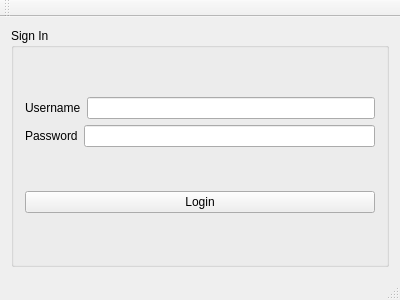
<?xml version="1.0" encoding="UTF-8"?>
<ui version="4.0">
 <class>MainWindow</class>
 <widget class="QMainWindow" name="MainWindow">
  <property name="geometry">
   <rect>
    <x>0</x>
    <y>0</y>
    <width>400</width>
    <height>300</height>
   </rect>
  </property>
  <property name="windowTitle">
   <string>MainWindow</string>
  </property>
  <widget class="QWidget" name="centralWidget">
   <layout class="QHBoxLayout" name="horizontalLayout_4">
    <item>
     <widget class="QGroupBox" name="groupBox">
      <property name="title">
       <string>Sign In</string>
      </property>
      <layout class="QVBoxLayout" name="verticalLayout_2">
       <item>
        <layout class="QVBoxLayout" name="verticalLayout">
         <item>
          <layout class="QHBoxLayout" name="horizontalLayout">
           <item>
            <widget class="QLabel" name="label">
             <property name="text">
              <string>Username</string>
             </property>
            </widget>
           </item>
           <item>
            <widget class="QLineEdit" name="lineEdit_userName"/>
           </item>
          </layout>
         </item>
         <item>
          <layout class="QHBoxLayout" name="horizontalLayout_2">
           <item>
            <widget class="QLabel" name="label_2">
             <property name="text">
              <string>Password</string>
             </property>
            </widget>
           </item>
           <item>
            <widget class="QLineEdit" name="lineEdit_password"/>
           </item>
          </layout>
         </item>
        </layout>
       </item>
       <item>
        <widget class="QPushButton" name="pushButton_login">
         <property name="text">
          <string>Login</string>
         </property>
        </widget>
       </item>
      </layout>
     </widget>
    </item>
   </layout>
  </widget>
  <widget class="QMenuBar" name="menuBar">
   <property name="geometry">
    <rect>
     <x>0</x>
     <y>0</y>
     <width>400</width>
     <height>21</height>
    </rect>
   </property>
  </widget>
  <widget class="QToolBar" name="mainToolBar">
   <attribute name="toolBarArea">
    <enum>TopToolBarArea</enum>
   </attribute>
   <attribute name="toolBarBreak">
    <bool>false</bool>
   </attribute>
  </widget>
  <widget class="QStatusBar" name="statusBar"/>
 </widget>
 <layoutdefault spacing="6" margin="11"/>
 <tabstops>
  <tabstop>lineEdit_userName</tabstop>
 </tabstops>
 <resources/>
 <connections/>
</ui>
